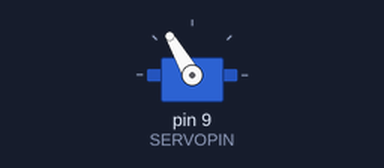
The sketch below on a simulated Arduino Uno, built with avr-gcc and run on an emulated ATmega328P. Shown: servo.

Above: at 0.05 s.
At 3.05 s:
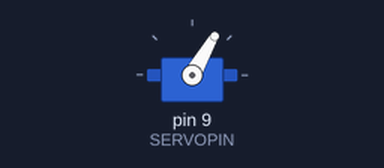
At 6.0 s:
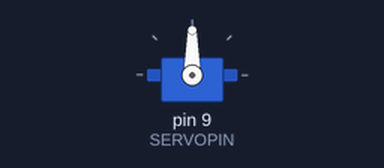
Timing chart, 0 to 7.8 s (numbered marks = the images above):
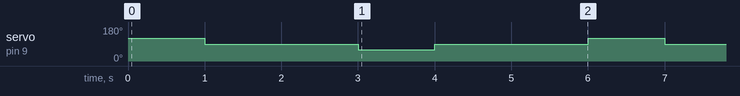

Measured:
- by itself, servo on pin 9 (SERVOPIN): repeats every 6.0 s: 60° 1.0 s, 90° 2.0 s, 120° 1.0 s, 90° 2.0 s

The sketch:

pooltest9June-preprogrammed.ino
```cpp
#include <Servo.h>

#define SERVOPIN 9

Servo theServo;
int i;

void slowMove(int, int);

void setup(){
  theServo.attach(SERVOPIN);
  theServo.write(90);
  Serial.begin(9600);
}

void loop(){
  slowMove(90, 120);
  delay(1000);
  slowMove(120, 90);
  delay(2000);
  slowMove(90, 60);
  delay(1000);
  slowMove(60, 90);
  delay(2000);
}

void slowMove(int oldPos, int newPos){
  int difference = newPos-oldPos;
  /*for (i=0;i<75;i++){
    theServo.write(oldPos+(i*difference/75));
    Serial.println(oldPos+(i*difference/75));
    delay(10);
  }*/
  theServo.write(newPos);
}
```
